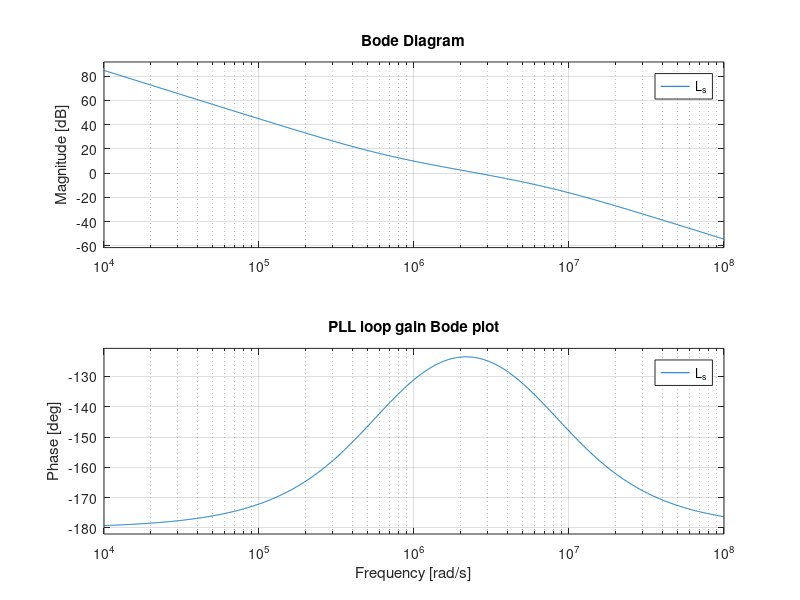
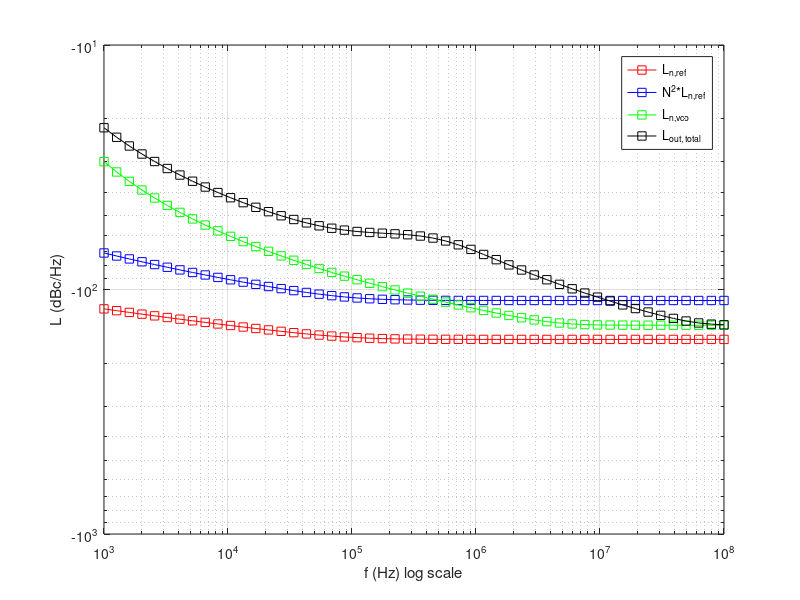
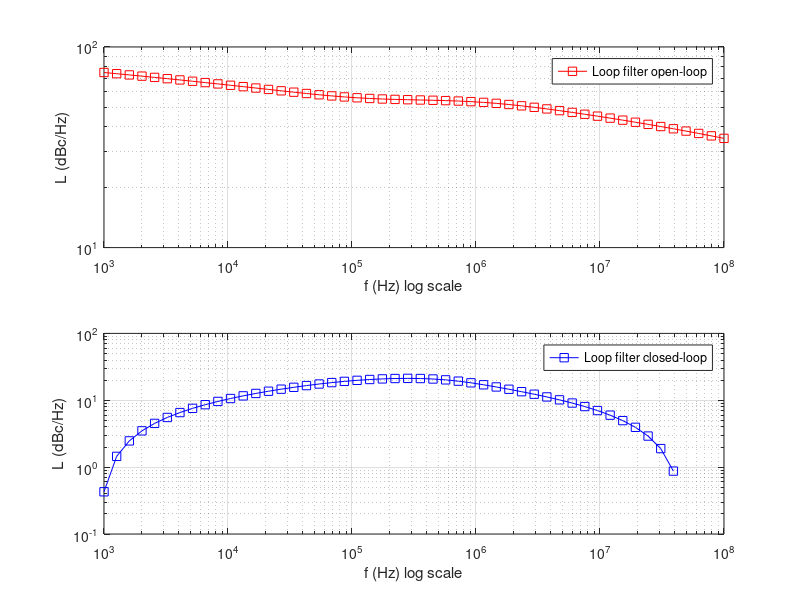
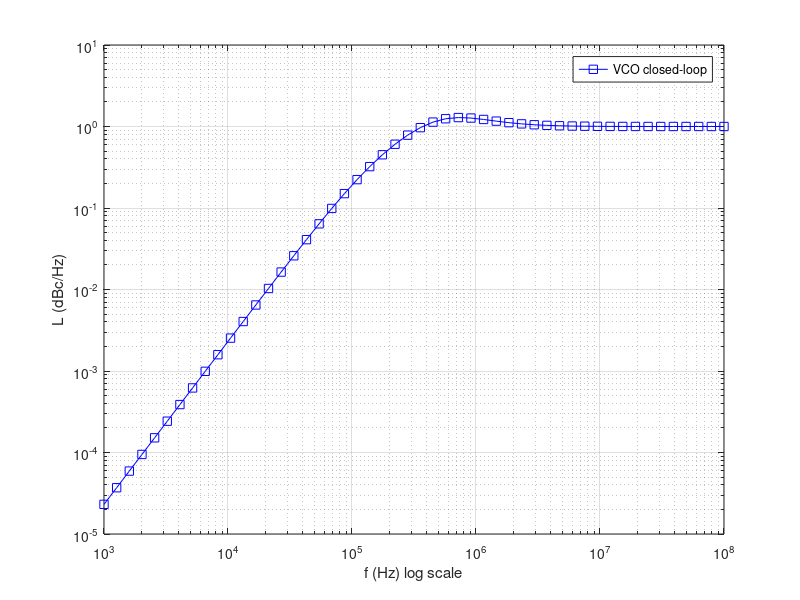

The MATLAB source for these figures, in order:
close all 
clear all

f = logspace(3,8);

%% 3rd order PLL characterizations %%
% some specs:
N = 49.1; % dB, divider
K_vco = 300e6; % Hz/V
C1 = 5*10^-12;
C2 = 1/10 * C1;
R = 306e3;
s = 1j*2*pi*f;
w_pll = 0.8*pi*(5.2*10^5);
w_z = 0.5 * w_pll;
w_p = (1+C1/C2)*w_z;

% Reference and VCO noise model:
L_ref = 10^-6./f.^2 + 10^-16;
L_ref_out = 10^(N/10)*(10^-6./f.^2 + 10^-16);
L_vco = 10^6./f.^3 + 10^-14;

% uncomment below to plot Bode plot of PLL loop gain
L_s = tf([w_pll^2/w_z w_pll^2],[1/w_p 1 0 0]);
figure('Name','PLL loop gain Bode plot')
bode(L_s)
grid on
title('PLL loop gain Bode plot')

% PLL loop gain
L_s = (w_pll^2./s.^2) .* (s./w_z + 1)./(s/((1+C1/C2)*w_z)+1); 
% PLL closed-loop response
H_s = (1+s./w_z)*10^(N/10)./(1+s./w_z+s.^2./w_pll.^2+s.^3./(w_p*w_pll.^2));

% Reference oscillator closed-loop transfer function
H_ref = H_s;

% VCO closed loop transfer function
H_vco = 1./(1+L_s); 

% loop filter closed loop transfer function
H_lp = K_vco./s./(1+L_s); 
% loop filter open loop transfer function
L_lp = 1/(R*C1*C2) .* (s./w_z + 1)./(s.^2+s.*w_z.*(1+C1/C2)); 

% Charge pump closed-loop response
H_cp = L_lp.*K_vco./s./(1+L_s);

% Total output noise in total from ref and VCO
L_out = L_ref.*(H_ref).^2 + L_vco.*(H_vco).^2; 

% Noise frequency response from various nodes from PLL
figure('Name','Noise frequency response from various nodes from PLL')
loglog(f,10*log10(L_ref),'-rs')
hold on
loglog(f,10*log10(L_ref_out),'-bs')
hold on
loglog(f,10*log10(L_vco),'-gs')
hold on
loglog(f,10*log10(L_out),'-ks')
grid on
legend('L_{n,ref}','N^{2}*L_{n,ref}','L_{n,vco}', 'L_{out, total}')
xlabel('f (Hz) log scale')
ylabel('L (dBc/Hz)')
hold off

% loop filter frequency response (open loop)
figure('Name','Loop filter open-loop and closed-loop (noise) frequency response')
subplot(2,1,1)
loglog(f,10*log10(abs(L_lp)),'-rs')
grid on
legend('Loop filter open-loop')
xlabel('f (Hz) log scale')
ylabel('L (dBc/Hz)')
hold off
subplot(2,1,2)
loglog(f,10*log10(abs(H_lp)),'-bs')
grid on
legend('Loop filter closed-loop')
xlabel('f (Hz) log scale')
ylabel('L (dBc/Hz)')
hold off

% VCO closed-loop frequency response 
figure('Name','VCO open-loop and closed-loop (noise) frequency response')
loglog(f,abs(H_vco),'-bs')
grid on
legend('VCO closed-loop')
xlabel('f (Hz) log scale')
ylabel('L (dBc/Hz)')
hold off

% Charge pump closed-loop frequency response 
figure('Name','Charge pump closed-loop frequency response (noise) frequency response')
loglog(f,abs(H_cp),'-bs')
grid on
legend('Charge pump closed-loop')
xlabel('f (Hz) log scale')
ylabel('L (dBc/Hz)')
hold off

% PLL closed loop frequency response 
figure('Name','PLL closed loop frequency response')
loglog(f,abs(H_s),'-rs')
legend('PLL close-loop transfer function')
xlabel('f (Hz) log scale')
ylabel('|H(s)|')
grid on

% PLL closed loop step response
figure('Name','PLL closed loop step response')
H = tf([10^(N/10)/w_z 10^(N/10)],[1/(w_p*w_pll^2) 1/(w_pll^2) 1/w_z 1]);
step(H)
grid on